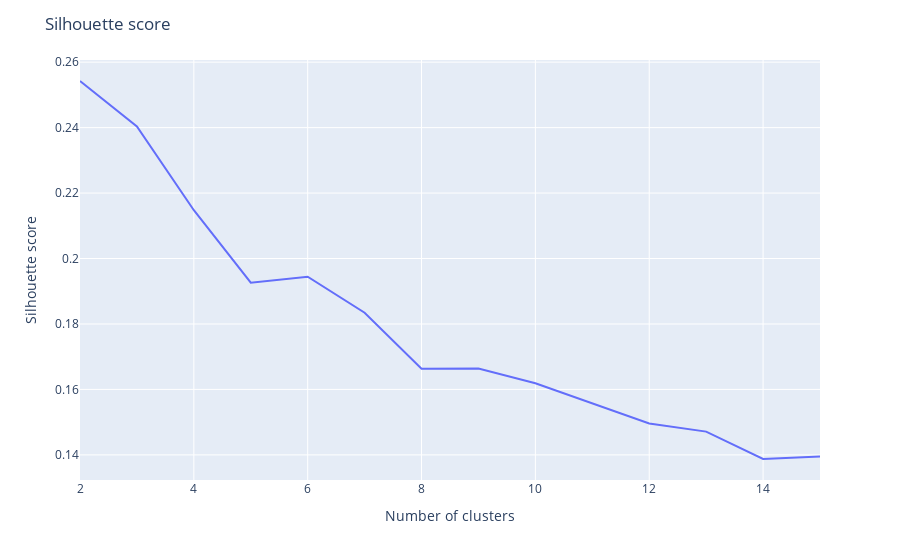

Source (notebook cell):
### Code cell
fig=px.line(x=range_n_clusters,y=silhouette_score_list)
fig.update_layout(
    title="Silhouette score",
    xaxis_title="Number of clusters",
    yaxis_title="Silhouette score",
    legend_title="Silhouette score",)
fig.show()

### Figure 1 — Plotly figure (JSON) as saved in the notebook; plotly's stock layout.template omitted (floating-point values rounded to 4 significant figures)
{"data": [{"hovertemplate": "x=%{x}<br>y=%{y}<extra></extra>", "legendgroup": "", "line": {"color": "#636efa", "dash": "solid"}, "marker": {"symbol": "circle"}, "mode": "lines", "name": "", "orientation": "v", "showlegend": false, "type": "scatter", "x": [2, 3, 4, 5, 6, 7, 8, 9, 10, 11, 12, 13, 14, 15], "xaxis": "x", "y": [0.2542, 0.2403, 0.2148, 0.1926, 0.1944, 0.1834, 0.1663, 0.1664, 0.1619, 0.1557, 0.1496, 0.1471, 0.1387, 0.1395], "yaxis": "y"}], "layout": {"legend": {"title": {"text": "Silhouette score"}, "tracegroupgap": 0}, "margin": {"t": 60}, "title": {"text": "Silhouette score"}, "xaxis": {"anchor": "y", "domain": [0, 1], "title": {"text": "Number of clusters"}}, "yaxis": {"anchor": "x", "domain": [0, 1], "title": {"text": "Silhouette score"}}}}
